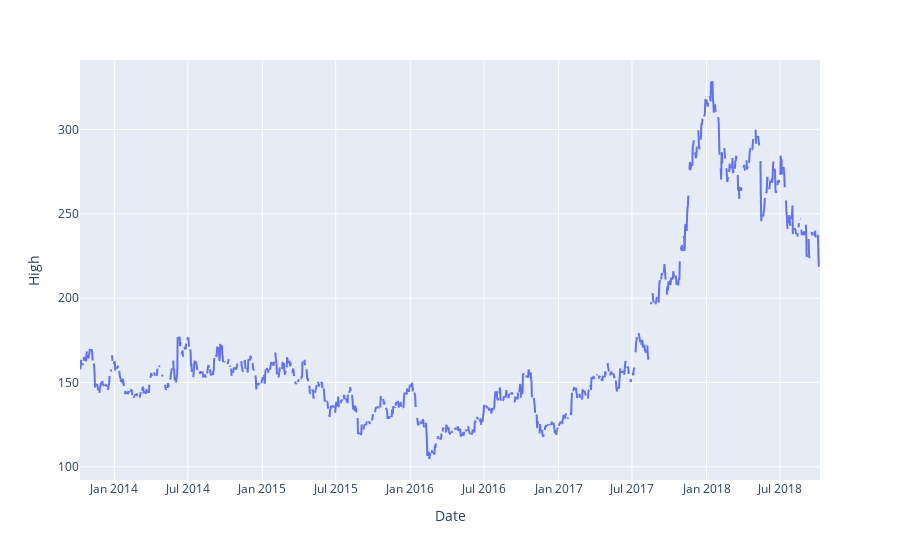

Notebook cell for this chart:
### Code cell
fig = px.line(df, x='Date', y="High")
fig.show()

### Figure 1 — Plotly figure (JSON) as saved in the notebook; plotly's stock layout.template omitted (floating-point values rounded to 4 significant figures; data arrays with more than 128 entries replaced by an {"elided": "..."} marker saying what was removed)
{"data": [{"hovertemplate": "Date=%{x}<br>High=%{y}<extra></extra>", "legendgroup": "", "line": {"color": "#636efa", "dash": "solid"}, "marker": {"symbol": "circle"}, "mode": "lines", "name": "", "showlegend": false, "type": "scattergl", "x": {"elided": "1827 str values"}, "xaxis": "x", "y": {"elided": "1827 float values"}, "yaxis": "y"}], "layout": {"legend": {"tracegroupgap": 0}, "margin": {"t": 60}, "xaxis": {"anchor": "y", "domain": [0, 1], "title": {"text": "Date"}}, "yaxis": {"anchor": "x", "domain": [0, 1], "title": {"text": "High"}}}}
